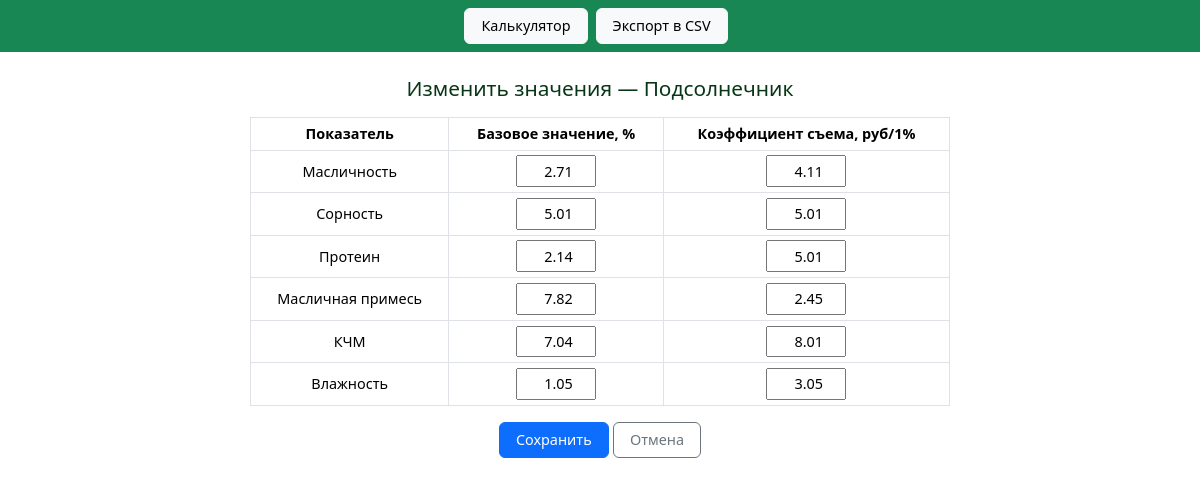
/change_sunflower/, run on an earlier commit of the app's database.
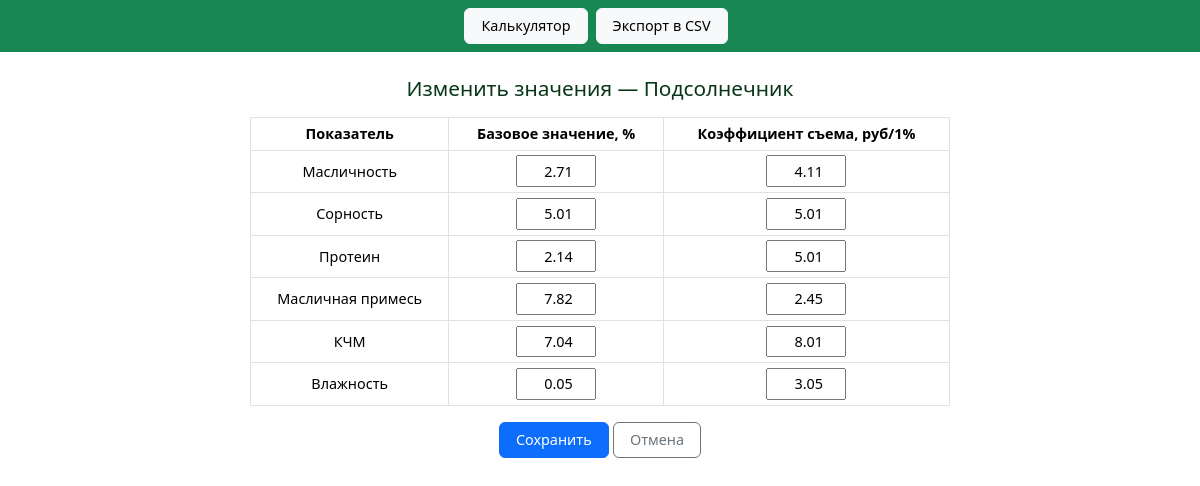
And on a later commit of the database.
### purch_calculator/removal_rates/models.py (models this page shows, shortened)
class RemovalForSunflower(models.Model):
    moisture_base = models.DecimalField(
        _("Влажность (базовое значение, %)"),
        max_digits=10, decimal_places=2, default=0,
        validators=[MinValueValidator(0, message=_("Значение не может быть отрицательным."))]
    )
    moisture_removal = models.DecimalField(
        _("Влажность (коэффициент съема)"),
        max_digits=10, decimal_places=2, default=0,
        validators=[MinValueValidator(0, message=_("Значение не может быть отрицательным."))]
    )
    weed_impurity_base = models.DecimalField(
        _("Сорность (базовое значение, %)"),
        max_digits=10, decimal_places=2, default=0,
        validators=[MinValueValidator(0, message=_("Значение не может быть отрицательным."))]
    )
    weed_impurity_removal = models.DecimalField(
        _("Сорность (коэффициент съема)"),
        max_digits=10, decimal_places=2, default=0,
        validators=[MinValueValidator(0, message=_("Значение не может быть отрицательным."))]
    )
    oil_impurity_base = models.DecimalField(
        _("Масличная примесь (базовое значение, %)"),
        max_digits=10, decimal_places=2, default=0,
        validators=[MinValueValidator(0, message=_("Значение не может быть отрицательным."))]
    )
    oil_impurity_removal = models.DecimalField(
        _("Масличная примесь (коэффициент съема)"),
        max_digits=10, decimal_places=2, default=0,
        validators=[MinValueValidator(0, message=_("Значение не может быть отрицательным."))]
    )
    oil_content_base = models.DecimalField(
        _("Масличность (базовое значение, %)"),
        max_digits=10, decimal_places=2, default=0,
        validators=[MinValueValidator(0, message=_("Значение не может быть отрицательным."))]
    )
    oil_content_removal = models.DecimalField(
        _("Масличность (коэффициент съема)"),
        max_digits=10, decimal_places=2, default=0,
        validators=[MinValueValidator(0, message=_("Значение не может быть отрицательным."))]
    )
    KCHM_base = models.DecimalField(
        _("КЧМ (базовое значение, %)"),
        max_digits=10, decimal_places=2, default=0,
        validators=[MinValueValidator(0, message=_("Значение не может быть отрицательным."))]
    )
    KCHM_removal = models.DecimalField(
        _("КЧМ (коэффициент съема)"),
        max_digits=10, decimal_places=2, default=0,
        validators=[MinValueValidator(0, message=_("Значение не может быть отрицательным."))]
    )
    protein_base = models.DecimalField(
        _("Протеин (базовое значение, %)"),
        max_digits=10, decimal_places=2, default=0,
        validators=[MinValueValidator(0, message=_("Значение не может быть отрицательным."))]
    )
    protein_removal = models.DecimalField(
        _("Протеин (коэффициент съема)"),
        max_digits=10, decimal_places=2, default=0,
        validators=[MinValueValidator(0, message=_("Значение не может быть отрицательным."))]
    )

### purch_calculator/removal_rates/views.py (the view)
# urls.py: path('change_sunflower/',UpdateSunflower.as_view(),name='update_sunflower'),
class UpdateSunflower(UpdateView):
    model = RemovalForSunflower
    form_class = SunflowerForm
    success_url = reverse_lazy('index')
    template_name = 'change_data/update_sunflower.html'
    def get_object(self, queryset=None):
        obj, _ = RemovalForSunflower.objects.get_or_create(pk=1)
        return obj

### purch_calculator/removal_rates/forms.py
class SunflowerForm(forms.ModelForm):
    class Meta:
        model = RemovalForSunflower
        fields = [
        "moisture_base", "moisture_removal",
        "weed_impurity_base", "weed_impurity_removal",
        "oil_impurity_base", "oil_impurity_removal",
        "oil_content_base", "oil_content_removal",
        "KCHM_base", "KCHM_removal",
        "protein_base", "protein_removal"
    ]
        widgets = {
            field: forms.NumberInput(attrs={'step': '1'})
            for field in fields
        }

### templates/change_data/update_sunflower.html (shortened to what this page needs)
{% extends "base.html" %}
{% load django_bootstrap5 %}
{% block content %}
<div class="container mt-4">
  <h2>Изменить значения — Подсолнечник</h2>
  <form method="post" novalidate>
    <div class="table-container">
      <table class="table table-bordered table-sm compact-table">
        <thead>
          <tr>
            <th>Показатель</th>
            <th>Базовое значение, %</th>
            <th>Коэффициент съема, руб/1%</th>
          </tr>
        </thead>
        <tbody>
          <tr><td>Масличность</td><td>{{ form.oil_content_base }}</td><td>{{ form.oil_content_removal }}</td></tr>
          <tr><td>Сорность</td><td>{{ form.weed_impurity_base }}</td><td>{{ form.weed_impurity_removal }}</td></tr>
          <tr><td>Протеин</td><td>{{ form.protein_base }}</td><td>{{ form.protein_removal }}</td></tr>
          <tr><td>Масличная примесь</td><td>{{ form.oil_impurity_base }}</td><td>{{ form.oil_impurity_removal }}</td></tr>
          <tr><td>КЧМ</td><td>{{ form.KCHM_base }}</td><td>{{ form.KCHM_removal }}</td></tr>
          <tr><td>Влажность</td><td>{{ form.moisture_base }}</td><td>{{ form.moisture_removal }}</td></tr>
        </tbody>
      </table>
    </div>
    <div class="text-center mt-3">
      <button type="submit" class="btn btn-primary btn-sm">Сохранить</button>
      <a href="{% url 'index' %}" class="btn btn-outline-secondary btn-sm">Отмена</a>
    </div>
  </form>
</div>
{% endblock %}

What changed in the data, as far as the page shows it:
changed RemovalForSunflower: moisture_base "1.05" → "0.05"
